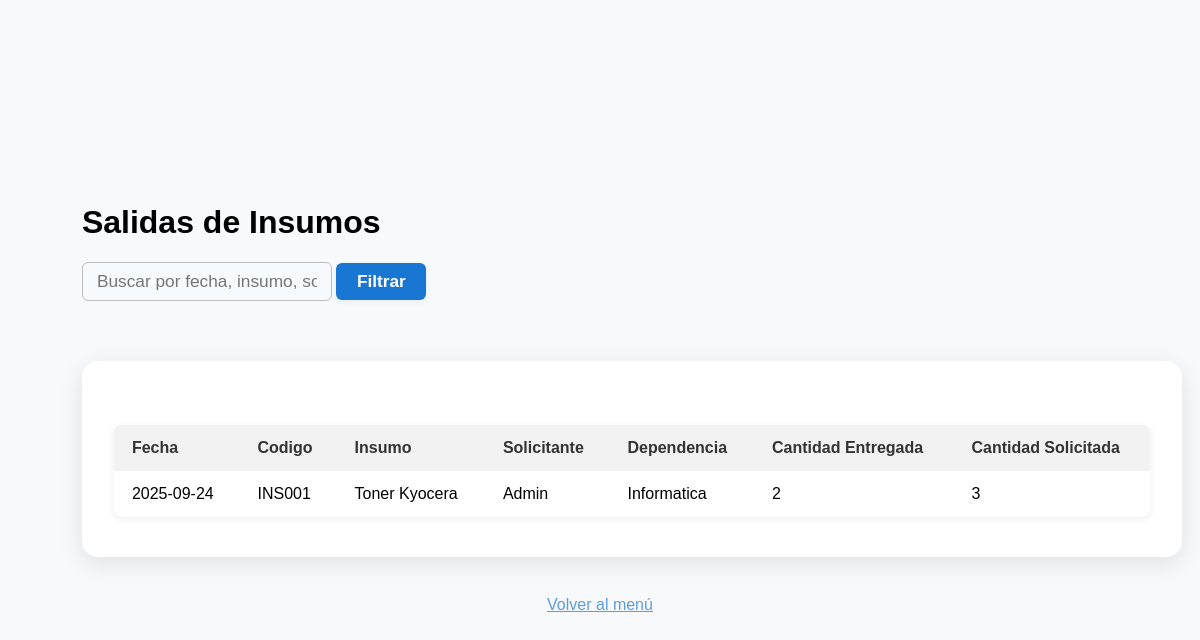
The page /salida_insumos (signed in) on the database as committed earlier.
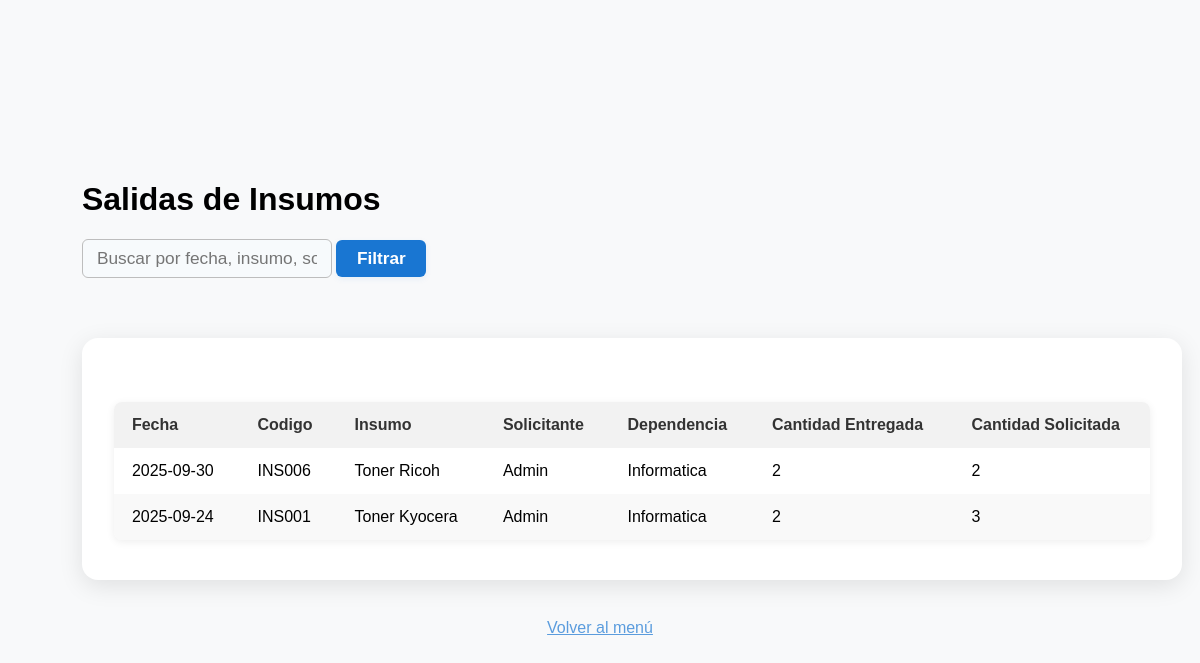
The same page on the database as committed later.
### app/models.py (models this page shows, shortened)
class SalidaInsumo(db.Model):
    __tablename__ = 'salida_insumos'
    id_salida = db.Column(db.Integer, primary_key=True, autoincrement=True)
    cantidad_solicitada = db.Column(db.Integer, nullable=False)
    cantidad_entregada = db.Column(db.Integer, nullable=False)
    fecha_salida = db.Column(db.Date, default=lambda: datetime.now(timezone.utc).date())
    insumo_id = db.Column(db.Integer, db.ForeignKey('insumos.id'), nullable=False)
    usuario_id = db.Column(db.Integer, db.ForeignKey('usuarios.id_usuario'), nullable=False)

class Insumo(db.Model):
    __tablename__ = 'insumos'
    id = db.Column(db.Integer, primary_key=True, autoincrement=True)
    codigo_producto = db.Column(db.String(50), unique=True, nullable=False)
    descripcion = db.Column(db.String(200), nullable=False)
    existencias_iniciales_anio = db.Column(db.Integer, default=0)
    stock_actual = db.Column(db.Integer, default=0)
    porcentaje_utilizado = db.Column(db.Float, default=0.0)
    cantidad_entradas = db.Column(db.Integer, default=0)
    cantidad_salidas = db.Column(db.Integer, default=0)
    entradas = db.relationship('EntradaInsumo', backref='insumo', lazy=True)
    salidas = db.relationship('SalidaInsumo', backref='insumo', lazy=True)
    solicitudes = db.relationship('SolicitudInsumo', backref='insumo', lazy=True)

class User(UserMixin,db.Model):
    __tablename__ = 'usuarios'
    id_usuario = db.Column(db.Integer, primary_key=True, autoincrement=True)
    cedula = db.Column(db.Integer, unique=True, nullable=False)
    nombre = db.Column(db.String(100), nullable=False)
    password = db.Column(db.String(128), nullable=False)
    rol = db.Column(db.String(50), nullable=False, default='funcionario') # 'admin' o 'funcionario'
    dependencia = db.Column(db.String(100), nullable=False)
    salidas = db.relationship('SalidaInsumo', backref='usuario', lazy=True)
    solicitudes = db.relationship('SolicitudInsumo', backref='usuario', lazy=True)

### app/routes.py (the view, shortened to what this page needs)
@app.route('/salida_insumos')
@admin_required
def salida_insumos():
    filtro = request.args.get('filtro', '')
    query = sa.select(SalidaInsumo).join(User).join(Insumo).order_by(SalidaInsumo.fecha_salida.desc())
    salidas = db.session.scalars(query).all()
    return render_template('salida_insumos.html', salidas=salidas, filtro=filtro)

### app/models.py (called while the page is built)
@login.user_loader
def load_user(id_usuario):
    return db.session.get(User, int(id_usuario))

### app/templates/salida_insumos.html (shortened to what this page needs)
{% extends "base.html" %}
{% block content %}
<div class="page-container">
    <h1>Salidas de Insumos</h1>
    <form method="get" action="{{ url_for('salida_insumos') }}">
    <input type="text" name="filtro" class="filtro-input" placeholder="Buscar por fecha, insumo, solicitante o dependencia" value="{{ filtro }}">
    <button type="submit" class="btn-filtrar filtro-btn">Filtrar</button>
</form>
    <div class="table-container">
        <table>
            <thead>
                <tr>
                    <th>Fecha</th>
                    <th>Codigo</th>
                    <th>Insumo</th>
                    <th>Solicitante</th>
                    <th>Dependencia</th>
                    <th>Cantidad Entregada</th>
                    <th>Cantidad Solicitada</th>
                </tr>
            </thead>
            <tbody>
            {% for salida in salidas %}
                <tr>
                    <td>{{ salida.fecha_salida }}</td>
                    <td>{{ salida.insumo.codigo_producto}}</td>
                    <td>{{ salida.insumo.descripcion }}</td>
                    <td>{{ salida.usuario.nombre}}</td>
                    <td>{{ salida.usuario.dependencia }}</td>
                    <td>{{ salida.cantidad_entregada }}</td>
                    <td>{{ salida.cantidad_solicitada}}</td>
                </tr>
            {% endfor %}
            </tbody>
        </table>
    </div>
</div>
<div class="volver-container">
    <a class="btn-link" href="{{ url_for('index') }}">Volver al menú</a>
</div>
{% endblock %}

Rows that differ between the two databases and show on the page:
added SalidaInsumo: fecha_salida "2025-09-30", insumo.codigo_producto "INS006", insumo.descripcion "Toner Ricoh", usuario.nombre "Admin", usuario.dependencia "Informatica", cantidad_entregada "2", cantidad_solicitada "2"
